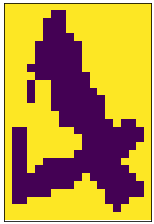
#> input picture transfer_learning/digits/4.png, 154 x 224 px
$ jupyter execute Untitled.ipynb   (shell and % lines are left out)
#> lines starting #> are read from the running program, lines starting #| are printed output that depends on the picture
[cell 1]
import cv2 as cv
import numpy as np
from matplotlib import pyplot as plt

[cell 2]
img = cv.imread('4.png', 0)
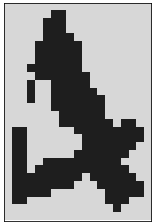
#> img: shape (224, 154); min 15, max 255, mean 150.2

[cell 3]
img.shape
#> Out = (224, 154)
